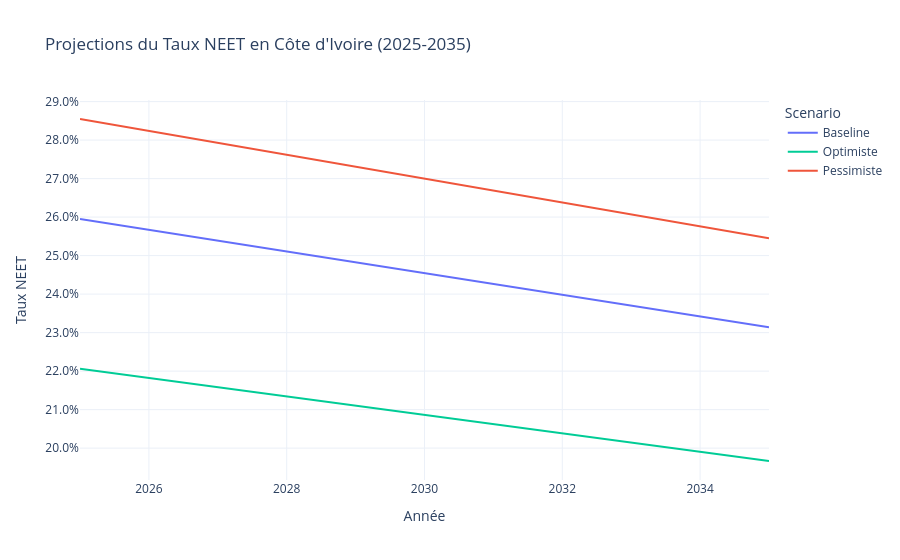

The code cell stored with this chart in its notebook:
### Markdown cell above
# PARTIE 2 : MODÉLISATION ET PROJECTIONS (2025-2035)

### Code cell
# 1. Taux NEET historique (inactive est déjà dfs_strict["inactive"])
df_neet_hist = inactive.groupby('year')['neet_fc'].mean().reset_index()

# 2. Régression linéaire
X_hist = df_neet_hist[['year']].values
y_hist = df_neet_hist['neet_fc'].values
model_neet = LinearRegression().fit(X_hist, y_hist)

# Intervalles de confiance (IC 95%)
residuals = y_hist - model_neet.predict(X_hist)
std_error = residuals.std()

# 3. Projection 2025-2035
years_future   = np.arange(2025, 2036).reshape(-1, 1)
preds_baseline = model_neet.predict(years_future)

# 4. Application des scénarios (Hypothèses de politique publique)
# Optimiste : Accélération scolarisation -> -15% de NEET par rapport à la tendance
# Pessimiste : Chocs économiques / Stagnation -> +10% de NEET
df_proj = pd.DataFrame({
    'year':          years_future.flatten(),
    'rate_baseline': preds_baseline,
    'rate_opti':     preds_baseline * 0.85,
    'rate_pessi':    preds_baseline * 1.10,
    'upper':         np.minimum(preds_baseline + 1.96 * std_error, 1.0),  # max 100%
    'lower':         np.maximum(preds_baseline - 1.96 * std_error, 0.0),  # min 0%
})

print("Modèle et scénarios calculés.")
print(df_proj.round(4).to_string(index=False))

# ──1 VISUALISATION ───────────────────────────────────
df_plot = df_proj.melt(
    id_vars='year',
    value_vars=['rate_baseline', 'rate_opti', 'rate_pessi'],
    var_name='Scenario', value_name='Rate'
)
df_plot['Scenario'] = df_plot['Scenario'].map({
    'rate_baseline': 'Baseline',
    'rate_opti':     'Optimiste',
    'rate_pessi':    'Pessimiste'
})

fig_neet = px.line(
    df_plot,
    x='year', y='Rate', color='Scenario',
    title="Projections du Taux NEET en Côte d'Ivoire (2025-2035)",
    labels={'Rate': 'Taux NEET', 'year': 'Année'},
    color_discrete_map={
        'Baseline':   '#636efa',
        'Optimiste':  '#00cc96',
        'Pessimiste': '#ef553b'
    },
    template="plotly_white"
)
fig_neet.update_layout(yaxis=dict(tickformat=".1%"))
fig_neet.show()

### Figure 1 — Plotly figure (JSON) as saved in the notebook; plotly's stock layout.template omitted (floating-point values rounded to 4 significant figures)
{"data": [{"hovertemplate": "Scenario=Baseline<br>Année=%{x}<br>Taux NEET=%{y}<extra></extra>", "legendgroup": "Baseline", "line": {"color": "#636efa", "dash": "solid"}, "marker": {"symbol": "circle"}, "mode": "lines", "name": "Baseline", "orientation": "v", "showlegend": true, "type": "scatter", "x": [2025, 2026, 2027, 2028, 2029, 2030, 2031, 2032, 2033, 2034, 2035], "xaxis": "x", "y": [0.2595, 0.2567, 0.2539, 0.2511, 0.2483, 0.2454, 0.2426, 0.2398, 0.237, 0.2342, 0.2314], "yaxis": "y"}, {"hovertemplate": "Scenario=Optimiste<br>Année=%{x}<br>Taux NEET=%{y}<extra></extra>", "legendgroup": "Optimiste", "line": {"color": "#00cc96", "dash": "solid"}, "marker": {"symbol": "circle"}, "mode": "lines", "name": "Optimiste", "orientation": "v", "showlegend": true, "type": "scatter", "x": [2025, 2026, 2027, 2028, 2029, 2030, 2031, 2032, 2033, 2034, 2035], "xaxis": "x", "y": [0.2206, 0.2182, 0.2158, 0.2134, 0.211, 0.2086, 0.2062, 0.2038, 0.2014, 0.199, 0.1967], "yaxis": "y"}, {"hovertemplate": "Scenario=Pessimiste<br>Année=%{x}<br>Taux NEET=%{y}<extra></extra>", "legendgroup": "Pessimiste", "line": {"color": "#ef553b", "dash": "solid"}, "marker": {"symbol": "circle"}, "mode": "lines", "name": "Pessimiste", "orientation": "v", "showlegend": true, "type": "scatter", "x": [2025, 2026, 2027, 2028, 2029, 2030, 2031, 2032, 2033, 2034, 2035], "xaxis": "x", "y": [0.2855, 0.2824, 0.2793, 0.2762, 0.2731, 0.27, 0.2669, 0.2638, 0.2607, 0.2576, 0.2545], "yaxis": "y"}], "layout": {"legend": {"title": {"text": "Scenario"}, "tracegroupgap": 0}, "title": {"text": "Projections du Taux NEET en Côte d'Ivoire (2025-2035)"}, "xaxis": {"anchor": "y", "domain": [0, 1], "title": {"text": "Année"}}, "yaxis": {"anchor": "x", "domain": [0, 1], "tickformat": ".1%", "title": {"text": "Taux NEET"}}}}
